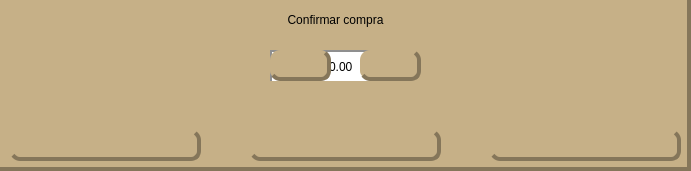
    <widget class="QFrame" name="frame_2">
     <property name="geometry">
      <rect>
       <x>100</x>
       <y>350</y>
       <width>691</width>
       <height>171</height>
      </rect>
     </property>
     <property name="styleSheet">
      <string notr="true">background-color: rgb(198, 176, 135);
border-right: 4 solid  rgb(133, 118, 90);
border-bottom: 4 solid  rgb(133, 118, 90);
border-radius: 0;</string>
     </property>
     <property name="frameShape">
      <enum>QFrame::StyledPanel</enum>
     </property>
     <property name="frameShadow">
      <enum>QFrame::Raised</enum>
     </property>
     <widget class="QLabel" name="label_5">
      <property name="geometry">
       <rect>
        <x>0</x>
        <y>-1</y>
        <width>671</width>
        <height>41</height>
       </rect>
      </property>
      <property name="styleSheet">
       <string notr="true">border: 0 solid;
font: 75 20pt &quot;Noto Serif&quot;;</string>
      </property>
      <property name="text">
       <string>Confirmar compra</string>
      </property>
      <property name="alignment">
       <set>Qt::AlignCenter</set>
      </property>
     </widget>
     <widget class="QPushButton" name="pushButton_3">
      <property name="geometry">
       <rect>
        <x>360</x>
        <y>50</y>
        <width>61</width>
        <height>31</height>
       </rect>
      </property>
      <property name="styleSheet">
       <string notr="true">QPushButton {
	
	border-radius: 10;
	
	image: url(:/imgs/icons/dinheiro.png);
	color: rgb(255, 255, 255,0 );
	
}

QPushButton:pressed {
	background-color: rgb(0, 0, 0, 0.7);
	border: 5 solid rgb(0, 0, 0, 0);

}
</string>
      </property>
      <property name="text">
       <string>cash</string>
      </property>
     </widget>
     <widget class="QPushButton" name="pushButton_5">
      <property name="geometry">
       <rect>
        <x>270</x>
        <y>50</y>
        <width>61</width>
        <height>31</height>
       </rect>
      </property>
      <property name="styleSheet">
       <string notr="true">QPushButton {
	
	border-radius: 10;
	
	
	image: url(:/imgs/icons/forma-de-pagamento.png);
	color: rgb(255, 255, 255,0);
	
}

QPushButton:pressed {
	background-color: rgb(0, 0, 0, 0.7);
	border: 5 solid rgb(0, 0, 0, 0);

}
</string>
      </property>
      <property name="text">
       <string>cartao</string>
      </property>
     </widget>
     <widget class="QDoubleSpinBox" name="doubleSpinBox">
      <property name="geometry">
       <rect>
        <x>270</x>
        <y>50</y>
        <width>141</width>
        <height>31</height>
       </rect>
      </property>
      <property name="styleSheet">
       <string notr="true">border: 0 solid;
border-left: 2 solid rgb(143, 143, 143);
border-top: 2 solid rgb(143, 143, 143);

background: white;</string>
      </property>
      <property name="alignment">
       <set>Qt::AlignCenter</set>
      </property>
      <property name="buttonSymbols">
       <enum>QAbstractSpinBox::NoButtons</enum>
      </property>
      <property name="maximum">
       <double>500005.989999999990687</double>
      </property>
      <property name="singleStep">
       <double>6.000000000000000</double>
      </property>
      <property name="stepType">
       <enum>QAbstractSpinBox::DefaultStepType</enum>
      </property>
      <property name="value">
       <double>0.000000000000000</double>
      </property>
     </widget>
     <widget class="QLabel" name="label_9">
      <property name="geometry">
       <rect>
        <x>440</x>
        <y>0</y>
        <width>141</width>
        <height>51</height>
       </rect>
      </property>
      <property name="styleSheet">
       <string notr="true">
background-repeat: no-repeat;

background-color: rgb(255, 255, 255, 0);

border: 0 solid;
image: url(:/imgs/icons/caixas.png);</string>
      </property>
      <property name="text">
       <string/>
      </property>
     </widget>
     <widget class="QLabel" name="label_10">
      <property name="geometry">
       <rect>
        <x>120</x>
        <y>0</y>
        <width>71</width>
        <height>51</height>
       </rect>
      </property>
      <property name="styleSheet">
       <string notr="true">
background-repeat: no-repeat;

background-color: rgb(255, 255, 255, 0);

border: 0 solid;
image: url(:/imgs/icons/caixas.png);</string>
      </property>
      <property name="text">
       <string/>
      </property>
     </widget>
     <widget class="QPushButton" name="pushButton_13">
      <property name="geometry">
       <rect>
        <x>250</x>
        <y>130</y>
        <width>191</width>
        <height>31</height>
       </rect>
      </property>
      <property name="styleSheet">
       <string notr="true">QPushButton {
	
	border-radius: 10;
	
	image: url(:/imgs/icons/troca-de-dinheiro.png);
	color: rgb(255, 255, 255,0);
	
}

QPushButton:pressed {
	background-color: rgb(0, 0, 0, 0.7);
	border: 5 solid rgb(0, 0, 0, 0);

}
</string>
      </property>
      <property name="text">
       <string>gerar</string>
      </property>
     </widget>
     <widget class="QLabel" name="troco">
      <property name="geometry">
       <rect>
        <x>250</x>
        <y>90</y>
        <width>181</width>
        <height>31</height>
       </rect>
      </property>
      <property name="styleSheet">
       <string notr="true">border: 0 solid;
font: 75 12pt &quot;Noto Serif&quot;;</string>
      </property>
      <property name="text">
       <string/>
      </property>
      <property name="alignment">
       <set>Qt::AlignCenter</set>
      </property>
     </widget>
     <widget class="QPushButton" name="pushButton_16">
      <property name="geometry">
       <rect>
        <x>490</x>
        <y>130</y>
        <width>191</width>
        <height>31</height>
       </rect>
      </property>
      <property name="styleSheet">
       <string notr="true">QPushButton {

	
	border-radius: 10;
	
	
	image: url(:/imgs/icons/confirme_compra.png);
	color: rgb(255, 255, 255,0);
	
}

QPushButton:pressed {
	background-color: rgb(0, 0, 0, 0.7);
	border: 5 solid rgb(0, 0, 0, 0);

}
</string>
      </property>
      <property name="text">
       <string>gerar</string>
      </property>
     </widget>
     <widget class="QPushButton" name="pushButton_17">
      <property name="geometry">
       <rect>
        <x>10</x>
        <y>130</y>
        <width>191</width>
        <height>31</height>
       </rect>
      </property>
      <property name="styleSheet">
       <string notr="true">QPushButton {

	
	border-radius: 10;
	
		image: url(:/imgs/icons/seta.png);
	color: rgb(255, 255, 255,0);
	
}

QPushButton:pressed {
	background-color: rgb(0, 0, 0, 0.7);
	border: 5 solid rgb(0, 0, 0, 0);

}
</string>
      </property>
      <property name="text">
       <string>gerar</string>
      </property>
     </widget>
     <zorder>troco</zorder>
     <zorder>doubleSpinBox</zorder>
     <zorder>label_5</zorder>
     <zorder>pushButton_5</zorder>
     <zorder>label_9</zorder>
     <zorder>label_10</zorder>
     <zorder>pushButton_13</zorder>
     <zorder>pushButton_3</zorder>
     <zorder>pushButton_16</zorder>
     <zorder>pushButton_17</zorder>
    </widget>
